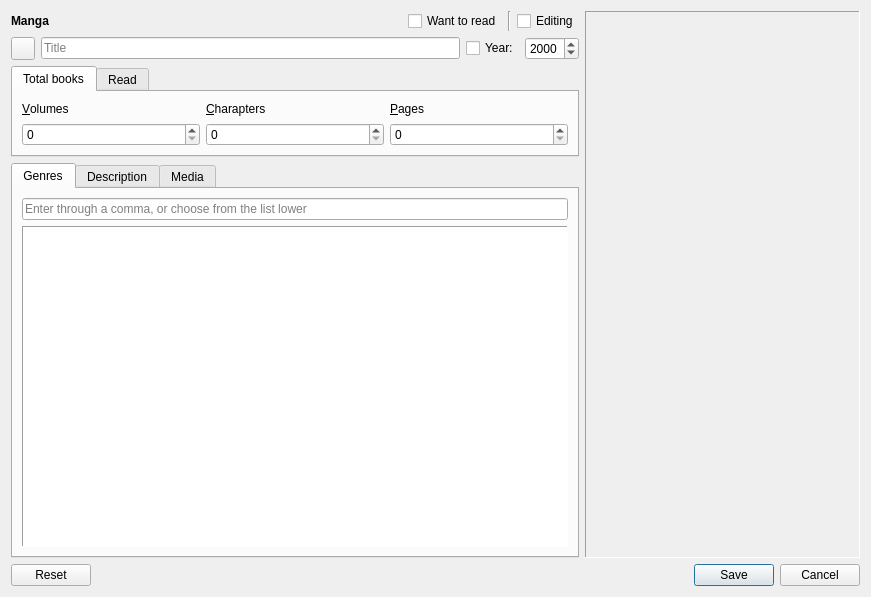
<?xml version="1.0" encoding="UTF-8"?>
<ui version="4.0">
 <class>DialogAddManga</class>
 <widget class="QDialog" name="DialogAddManga">
  <property name="geometry">
   <rect>
    <x>0</x>
    <y>0</y>
    <width>871</width>
    <height>597</height>
   </rect>
  </property>
  <property name="windowTitle">
   <string>Add manga</string>
  </property>
  <property name="windowIcon">
   <iconset resource="resource.qrc">
    <normaloff>:/images/DBA_Icon.png</normaloff>:/images/DBA_Icon.png</iconset>
  </property>
  <property name="locale">
   <locale language="English" country="UnitedKingdom"/>
  </property>
  <layout class="QVBoxLayout" name="verticalLayout">
   <item>
    <layout class="QHBoxLayout" name="HLay_0">
     <item>
      <layout class="QVBoxLayout" name="VLay_0">
       <property name="sizeConstraint">
        <enum>QLayout::SetDefaultConstraint</enum>
       </property>
       <item>
        <layout class="QHBoxLayout" name="HLay_1">
         <item>
          <widget class="QLabel" name="label">
           <property name="font">
            <font>
             <weight>75</weight>
             <bold>true</bold>
            </font>
           </property>
           <property name="text">
            <string>Manga</string>
           </property>
          </widget>
         </item>
         <item>
          <spacer name="HSpacer_0">
           <property name="orientation">
            <enum>Qt::Horizontal</enum>
           </property>
           <property name="sizeHint" stdset="0">
            <size>
             <width>40</width>
             <height>20</height>
            </size>
           </property>
          </spacer>
         </item>
         <item>
          <widget class="QCheckBox" name="CheckBox_LookLater">
           <property name="whatsThis">
            <string>If you want to read this manga later - deliver a checkbox for display it in the special filter</string>
           </property>
           <property name="text">
            <string>Want to read</string>
           </property>
          </widget>
         </item>
         <item>
          <widget class="Line" name="line">
           <property name="orientation">
            <enum>Qt::Vertical</enum>
           </property>
          </widget>
         </item>
         <item>
          <widget class="QCheckBox" name="CheckBox_Editing">
           <property name="whatsThis">
            <string>If you didn't finish editing - deliver a checkbox for display it in the special filter</string>
           </property>
           <property name="text">
            <string>Editing</string>
           </property>
          </widget>
         </item>
        </layout>
       </item>
       <item>
        <layout class="QHBoxLayout" name="horizontalLayout">
         <property name="topMargin">
          <number>0</number>
         </property>
         <item>
          <widget class="QToolButton" name="TBtn_Search">
           <property name="toolTip">
            <string>Search on shikimori.io</string>
           </property>
           <property name="text">
            <string/>
           </property>
           <property name="icon">
            <iconset resource="resource.qrc">
             <normaloff>:/images/search.png</normaloff>:/images/search.png</iconset>
           </property>
          </widget>
         </item>
         <item>
          <widget class="QLineEdit" name="LineEdit_Title">
           <property name="maxLength">
            <number>128</number>
           </property>
           <property name="dragEnabled">
            <bool>true</bool>
           </property>
           <property name="placeholderText">
            <string>Title</string>
           </property>
           <property name="clearButtonEnabled">
            <bool>true</bool>
           </property>
          </widget>
         </item>
         <item>
          <widget class="QCheckBox" name="CBox_Year">
           <property name="whatsThis">
            <string>If this checkbox isn't active - year won't be displayed</string>
           </property>
           <property name="text">
            <string>Year:</string>
           </property>
          </widget>
         </item>
         <item>
          <widget class="QSpinBox" name="SpinBox_Year">
           <property name="whatsThis">
            <string>You can use a mouse wheel for value change</string>
           </property>
           <property name="minimum">
            <number>1900</number>
           </property>
           <property name="maximum">
            <number>9999</number>
           </property>
           <property name="value">
            <number>2000</number>
           </property>
          </widget>
         </item>
        </layout>
       </item>
       <item>
        <layout class="QVBoxLayout" name="VLay_AltTitle">
         <property name="topMargin">
          <number>0</number>
         </property>
        </layout>
       </item>
       <item>
        <layout class="QHBoxLayout" name="HLay_AuthorAndSound">
         <property name="topMargin">
          <number>0</number>
         </property>
        </layout>
       </item>
       <item>
        <widget class="QTabWidget" name="TabWidget_Series">
         <property name="sizePolicy">
          <sizepolicy hsizetype="Expanding" vsizetype="Preferred">
           <horstretch>0</horstretch>
           <verstretch>0</verstretch>
          </sizepolicy>
         </property>
         <property name="maximumSize">
          <size>
           <width>16777215</width>
           <height>120</height>
          </size>
         </property>
         <property name="whatsThis">
          <string>You can use a mouse wheel for switching on tabs</string>
         </property>
         <property name="currentIndex">
          <number>0</number>
         </property>
         <widget class="QWidget" name="tab_allSeries">
          <attribute name="title">
           <string>Total books</string>
          </attribute>
          <layout class="QGridLayout" name="gridLayout">
           <item row="0" column="0">
            <widget class="QLabel" name="Lbl_aVol">
             <property name="maximumSize">
              <size>
               <width>16777215</width>
               <height>40</height>
              </size>
             </property>
             <property name="text">
              <string>&amp;Volumes</string>
             </property>
             <property name="buddy">
              <cstring>SpinBox_aVol</cstring>
             </property>
            </widget>
           </item>
           <item row="0" column="1">
            <widget class="QLabel" name="Lbl_aCh">
             <property name="maximumSize">
              <size>
               <width>16777215</width>
               <height>40</height>
              </size>
             </property>
             <property name="text">
              <string>&amp;Charapters</string>
             </property>
             <property name="buddy">
              <cstring>SpinBox_aCh</cstring>
             </property>
            </widget>
           </item>
           <item row="0" column="2">
            <widget class="QLabel" name="Lbl_aPages">
             <property name="maximumSize">
              <size>
               <width>16777215</width>
               <height>40</height>
              </size>
             </property>
             <property name="text">
              <string>&amp;Pages</string>
             </property>
             <property name="buddy">
              <cstring>SpinBox_aPages</cstring>
             </property>
            </widget>
           </item>
           <item row="1" column="0">
            <widget class="QSpinBox" name="SpinBox_aVol">
             <property name="whatsThis">
              <string>You can use a mouse wheel for value change</string>
             </property>
             <property name="maximum">
              <number>9999</number>
             </property>
            </widget>
           </item>
           <item row="1" column="1">
            <widget class="QSpinBox" name="SpinBox_aCh">
             <property name="whatsThis">
              <string>You can use a mouse wheel for value change</string>
             </property>
             <property name="maximum">
              <number>9999</number>
             </property>
            </widget>
           </item>
           <item row="1" column="2">
            <widget class="QSpinBox" name="SpinBox_aPages">
             <property name="whatsThis">
              <string>You can use a mouse wheel for value change</string>
             </property>
             <property name="maximum">
              <number>9999</number>
             </property>
            </widget>
           </item>
          </layout>
         </widget>
         <widget class="QWidget" name="tab_lookSeries">
          <attribute name="title">
           <string>Read</string>
          </attribute>
          <layout class="QGridLayout" name="gridLayout_2">
           <item row="0" column="0">
            <widget class="QLabel" name="Lbl_vVol">
             <property name="text">
              <string>&amp;Volume</string>
             </property>
             <property name="buddy">
              <cstring>SpinBox_vVol</cstring>
             </property>
            </widget>
           </item>
           <item row="0" column="1">
            <widget class="QLabel" name="Lbl_vCh">
             <property name="text">
              <string>&amp;Charapter</string>
             </property>
             <property name="buddy">
              <cstring>SpinBox_vCh</cstring>
             </property>
            </widget>
           </item>
           <item row="0" column="2">
            <widget class="QLabel" name="Lbl_vPage">
             <property name="text">
              <string>&amp;Page</string>
             </property>
             <property name="buddy">
              <cstring>SpinBox_vPages</cstring>
             </property>
            </widget>
           </item>
           <item row="1" column="0">
            <widget class="QSpinBox" name="SpinBox_vVol">
             <property name="whatsThis">
              <string>You can use a mouse wheel for value change</string>
             </property>
             <property name="maximum">
              <number>0</number>
             </property>
            </widget>
           </item>
           <item row="1" column="1">
            <widget class="QSpinBox" name="SpinBox_vCh">
             <property name="whatsThis">
              <string>You can use a mouse wheel for value change</string>
             </property>
             <property name="maximum">
              <number>0</number>
             </property>
            </widget>
           </item>
           <item row="1" column="2">
            <widget class="QSpinBox" name="SpinBox_vPages">
             <property name="whatsThis">
              <string>You can use a mouse wheel for value change</string>
             </property>
             <property name="maximum">
              <number>0</number>
             </property>
            </widget>
           </item>
          </layout>
         </widget>
        </widget>
       </item>
       <item>
        <widget class="QTabWidget" name="TabWidget_Info">
         <property name="whatsThis">
          <string>You can use a mouse wheel for switching on tabs</string>
         </property>
         <property name="currentIndex">
          <number>0</number>
         </property>
         <widget class="QWidget" name="tab">
          <attribute name="title">
           <string>Genres</string>
          </attribute>
          <layout class="QVBoxLayout" name="verticalLayout_2">
           <item>
            <widget class="QLineEdit" name="LineEdit_Tags">
             <property name="text">
              <string/>
             </property>
             <property name="maxLength">
              <number>256</number>
             </property>
             <property name="dragEnabled">
              <bool>true</bool>
             </property>
             <property name="placeholderText">
              <string>Enter through a comma, or choose from the list lower</string>
             </property>
             <property name="clearButtonEnabled">
              <bool>true</bool>
             </property>
            </widget>
           </item>
           <item>
            <widget class="QListView" name="ListView_Tags">
             <property name="sizePolicy">
              <sizepolicy hsizetype="Expanding" vsizetype="Expanding">
               <horstretch>0</horstretch>
               <verstretch>0</verstretch>
              </sizepolicy>
             </property>
             <property name="baseSize">
              <size>
               <width>0</width>
               <height>0</height>
              </size>
             </property>
             <property name="frameShape">
              <enum>QFrame::Panel</enum>
             </property>
             <property name="horizontalScrollBarPolicy">
              <enum>Qt::ScrollBarAsNeeded</enum>
             </property>
             <property name="sizeAdjustPolicy">
              <enum>QAbstractScrollArea::AdjustToContents</enum>
             </property>
             <property name="editTriggers">
              <set>QAbstractItemView::NoEditTriggers</set>
             </property>
             <property name="selectionMode">
              <enum>QAbstractItemView::MultiSelection</enum>
             </property>
             <property name="isWrapping" stdset="0">
              <bool>true</bool>
             </property>
             <property name="resizeMode">
              <enum>QListView::Adjust</enum>
             </property>
            </widget>
           </item>
          </layout>
         </widget>
         <widget class="QWidget" name="tab_2">
          <attribute name="title">
           <string>Description</string>
          </attribute>
          <layout class="QVBoxLayout" name="verticalLayout_3">
           <item>
            <widget class="QPlainTextEdit" name="PlainTextEdit_Description">
             <property name="placeholderText">
              <string>Description</string>
             </property>
            </widget>
           </item>
          </layout>
         </widget>
         <widget class="QWidget" name="tab_3">
          <attribute name="title">
           <string>Media</string>
          </attribute>
          <layout class="QVBoxLayout" name="verticalLayout_4">
           <item>
            <layout class="QHBoxLayout" name="HLayout_Dir">
             <item>
              <widget class="QLineEdit" name="LineEdit_Dir">
               <property name="maxLength">
                <number>256</number>
               </property>
               <property name="dragEnabled">
                <bool>true</bool>
               </property>
               <property name="placeholderText">
                <string>Directory</string>
               </property>
               <property name="clearButtonEnabled">
                <bool>true</bool>
               </property>
              </widget>
             </item>
             <item>
              <widget class="QToolButton" name="TBtn_ChooseDir">
               <property name="toolTip">
                <string/>
               </property>
               <property name="text">
                <string>*</string>
               </property>
               <property name="icon">
                <iconset resource="resource.qrc">
                 <normaloff>:/images/folder.png</normaloff>:/images/folder.png</iconset>
               </property>
              </widget>
             </item>
            </layout>
           </item>
           <item>
            <widget class="QLineEdit" name="LineEdit_URL">
             <property name="maxLength">
              <number>256</number>
             </property>
             <property name="dragEnabled">
              <bool>true</bool>
             </property>
             <property name="placeholderText">
              <string>URL</string>
             </property>
             <property name="clearButtonEnabled">
              <bool>true</bool>
             </property>
            </widget>
           </item>
           <item>
            <spacer name="VSpacer_0">
             <property name="orientation">
              <enum>Qt::Vertical</enum>
             </property>
             <property name="sizeHint" stdset="0">
              <size>
               <width>20</width>
               <height>138</height>
              </size>
             </property>
            </spacer>
           </item>
          </layout>
         </widget>
        </widget>
       </item>
      </layout>
     </item>
     <item>
      <widget class="ImageCover" name="Lbl_ImageCover">
       <property name="sizePolicy">
        <sizepolicy hsizetype="Fixed" vsizetype="Fixed">
         <horstretch>3</horstretch>
         <verstretch>1</verstretch>
        </sizepolicy>
       </property>
       <property name="minimumSize">
        <size>
         <width>180</width>
         <height>540</height>
        </size>
       </property>
       <property name="maximumSize">
        <size>
         <width>275</width>
         <height>825</height>
        </size>
       </property>
       <property name="baseSize">
        <size>
         <width>0</width>
         <height>0</height>
        </size>
       </property>
       <property name="toolTip">
        <string>Drop image here, or a double click for a file choice</string>
       </property>
       <property name="autoFillBackground">
        <bool>false</bool>
       </property>
       <property name="frameShape">
        <enum>QFrame::Panel</enum>
       </property>
       <property name="frameShadow">
        <enum>QFrame::Sunken</enum>
       </property>
       <property name="text">
        <string/>
       </property>
       <property name="pixmap">
        <pixmap resource="resource.qrc">:/images/DropHere.png</pixmap>
       </property>
       <property name="scaledContents">
        <bool>true</bool>
       </property>
       <property name="textInteractionFlags">
        <set>Qt::NoTextInteraction</set>
       </property>
      </widget>
     </item>
    </layout>
   </item>
   <item>
    <widget class="QDialogButtonBox" name="BtnBox">
     <property name="standardButtons">
      <set>QDialogButtonBox::Cancel|QDialogButtonBox::Reset|QDialogButtonBox::Save</set>
     </property>
    </widget>
   </item>
  </layout>
 </widget>
 <customwidgets>
  <customwidget>
   <class>ImageCover</class>
   <extends>QLabel</extends>
   <header location="global">widgets/imagecover.h</header>
  </customwidget>
 </customwidgets>
 <resources>
  <include location="resource.qrc"/>
 </resources>
 <connections>
  <connection>
   <sender>LineEdit_Title</sender>
   <signal>returnPressed()</signal>
   <receiver>TBtn_Search</receiver>
   <slot>click()</slot>
   <hints>
    <hint type="sourcelabel">
     <x>240</x>
     <y>62</y>
    </hint>
    <hint type="destinationlabel">
     <x>27</x>
     <y>61</y>
    </hint>
   </hints>
  </connection>
 </connections>
</ui>
